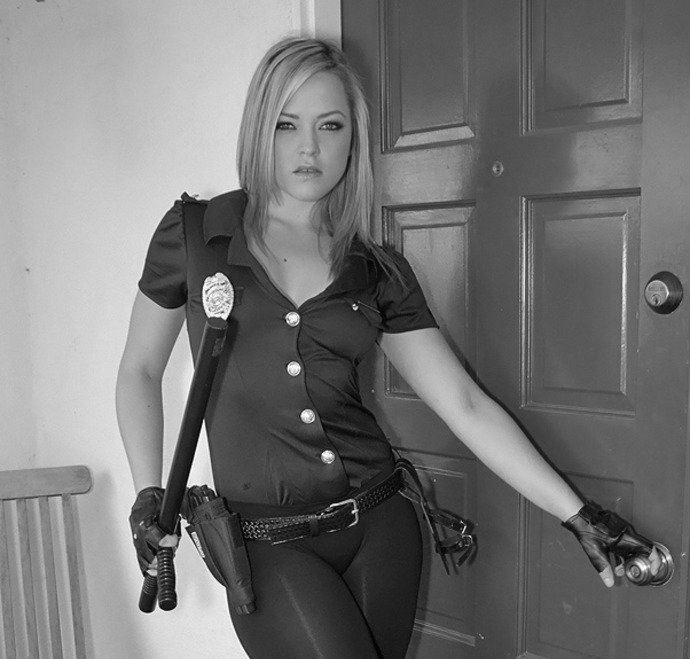
%> input picture lesson3/alexa_grayscale.png, 690 x 659 px
$ octave hw4.m   (GNU Octave 9; MATLAB toolbox functions it lacks are replaced by stand-ins)
%> lines starting %> are read from the running program, lines starting %| are printed output that depends on the picture; in (x1, y1, x2, y2) boxes, pixels count from 0 and x2, y2 are one past the last pixel; in counts of white or black regions, pixels touching at a corner belong together; the program's own positions count from 1
I = imread('..\lesson3\alexa_grayscale.png');
%> I is the input picture: size 659x690 uint8; min 0, max 255, mean 116.2
rotI = imrotate(I,33,'crop');
figure, imshow(I), title('original')
%% Выделение контуров методом Марра-Хилдрет
mar_hildret = edge(I, 'log');
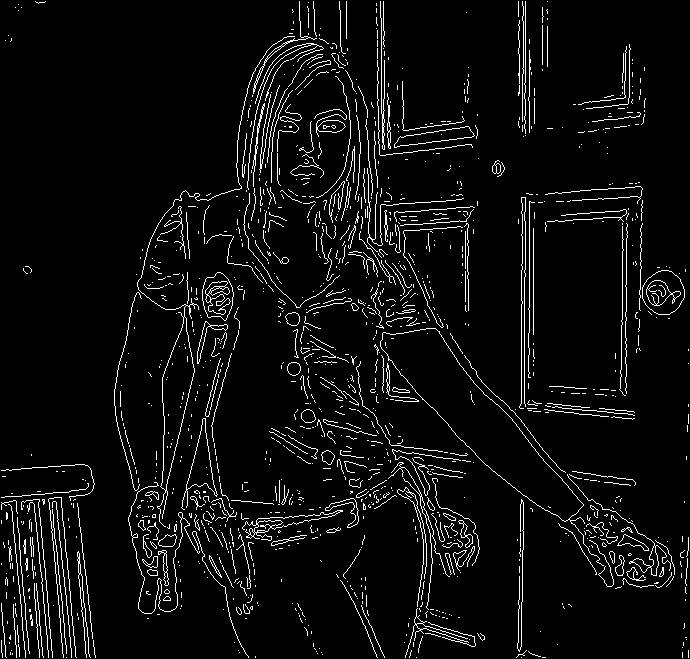
%> mar_hildret: size 659x690 logical; 5.3% white in thin lines or dots
figure, imshow(mar_hildret), title('Marr-Hildret')
% Вывод: Контуры выделяются, но рваные, зашумленные.
%% Выделение контуров методом Кэнни
canny = edge(I, 'canny');
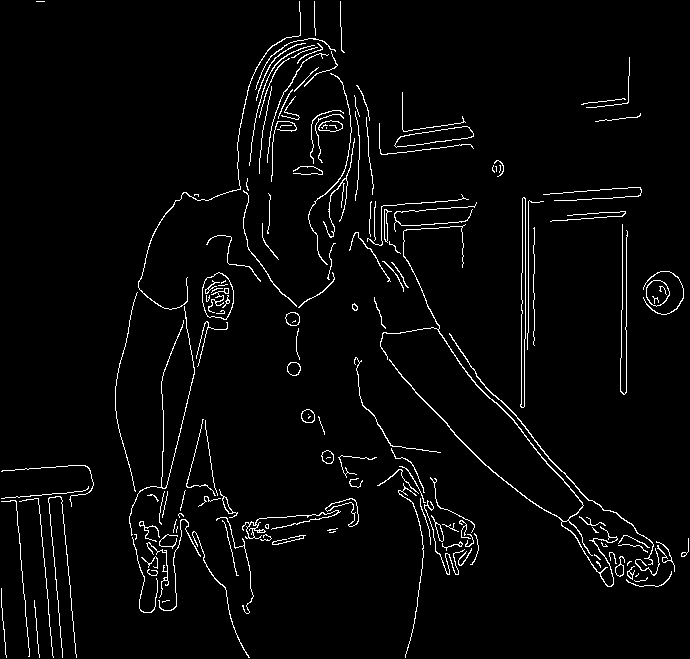
%> canny: size 659x690 logical; 3.2% white in thin lines or dots
figure, imshow(canny), title('Canny')
% Вывод: Отлично выделяет контуры на изображении, рваных контуров гораздо меньше
%% Преобразование Хафа
BW = edge(rotI,'canny');
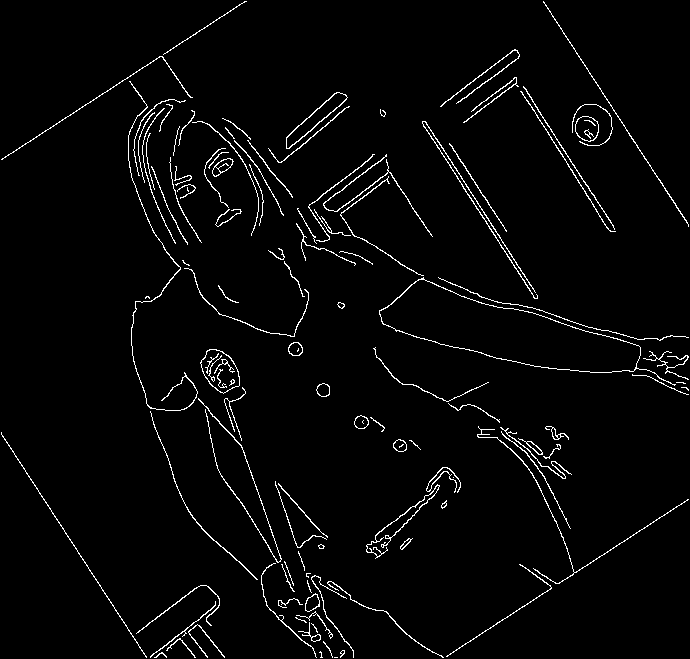
%> BW: size 659x690 logical; 2.9% white in thin lines or dots
[H,T,R] = hough(BW);
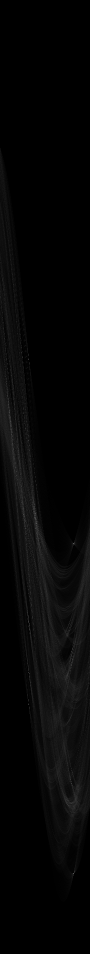
%> H: size 1907x180 double (shown at 1/2 size); min 0, max 287, mean 6.8; drawn with min black and max white
%> T = 180 values from -90 to 89; R = 1907 values from -953 to 953
imshow(H,[],'XData',T,'YData',R,...
            'InitialMagnification','fit');
xlabel('\theta'), ylabel('\rho');
axis on, axis normal, hold on;
P  = houghpeaks(H,5,'threshold',ceil(0.3*max(H(:))));
%> P = [1088 148; 1747 148; 1409 58; 719 58; 1244 58]
x = T(P(:,2)); y = R(P(:,1));
%> after `x = T(P(:,2))`: x = [57 57 -33 -33 -33]
%> after `y = R(P(:,1))`: y = [134 793 455 -235 290]
title('Hough transform peaks')
plot(x,y,'s','color','white');
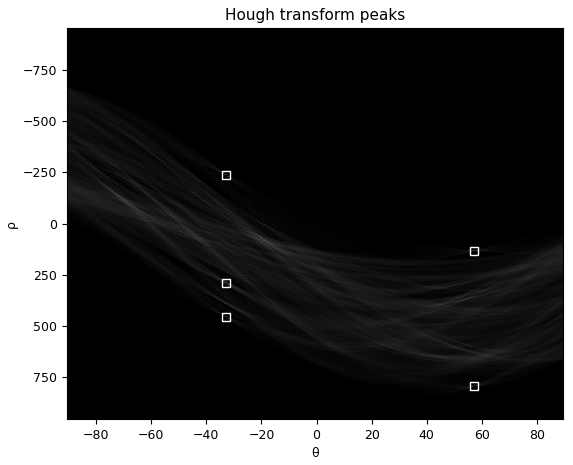
%> figure redrawn from the program's plot data
% Find lines and plot them
lines = houghlines(BW,T,R,P,'FillGap',5,'MinLength',7);
%> lines = 6 lines; point1 to point2 (x, y): (245, 2) to (3, 160), (2, 434) to (147, 658), (544, 2) to (689, 225), (425, 122) to (538, 296), (688, 500) to (560, 584), (551, 589) to (447, 657)
figure, imshow(rotI), hold on
max_len = 0;
for k = 1:length(lines)
   xy = [lines(k).point1; lines(k).point2];
   plot(xy(:,1),xy(:,2),'LineWidth',2,'Color','green');

   % Plot beginnings and ends of lines
   plot(xy(1,1),xy(1,2),'x','LineWidth',2,'Color','yellow');
   plot(xy(2,1),xy(2,2),'x','LineWidth',2,'Color','red');

   % Determine the endpoints of the longest line segment
   len = norm(lines(k).point1 - lines(k).point2);
   if ( len > max_len)
      max_len = len;
      xy_long = xy;
   end
end
%> this loop made 6 passes
%> (len, max_len, xy_long) on pass 1: (289, 289, [245 2; 3 160])
%> (xy, len) on passes 2 to 6: ([688 500; 560 584], 153.1), ([551 589; 447 657], 124.3), ([544 2; 689 225], 266), ([2 434; 147 658], 266.8), ([425 122; 538 296], 207.5)

% highlight the longest line segment
plot(xy_long(:,1),xy_long(:,2),'LineWidth',2,'Color','blue');
title('Lines from hough transform')
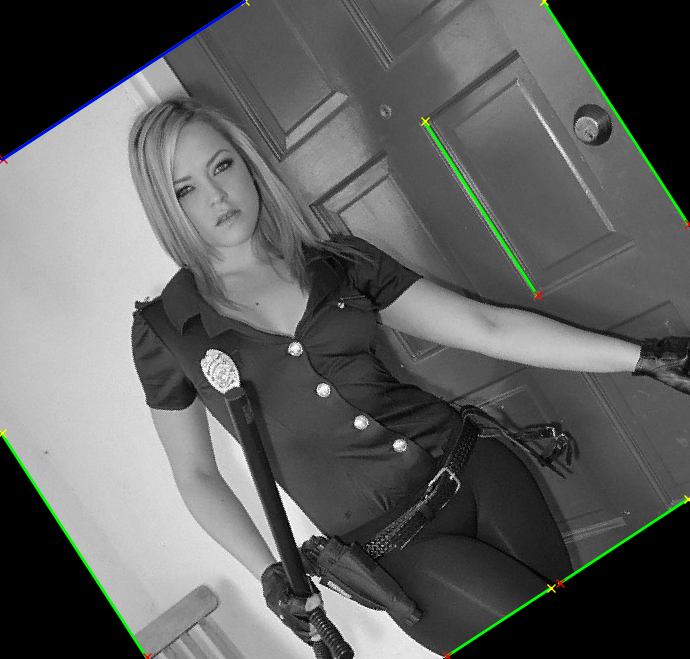
%> figure redrawn from the program's plot data; its title reads 'Lines from hough transform'
% Вывод: Красиво находит линии. Со стандартными параметрами находит только прямые
% линии. Но метод можно настроить и на поиск кривых.
%% Пороговая обработка
thresh = im2bw(I, mean(mean(I))/256);
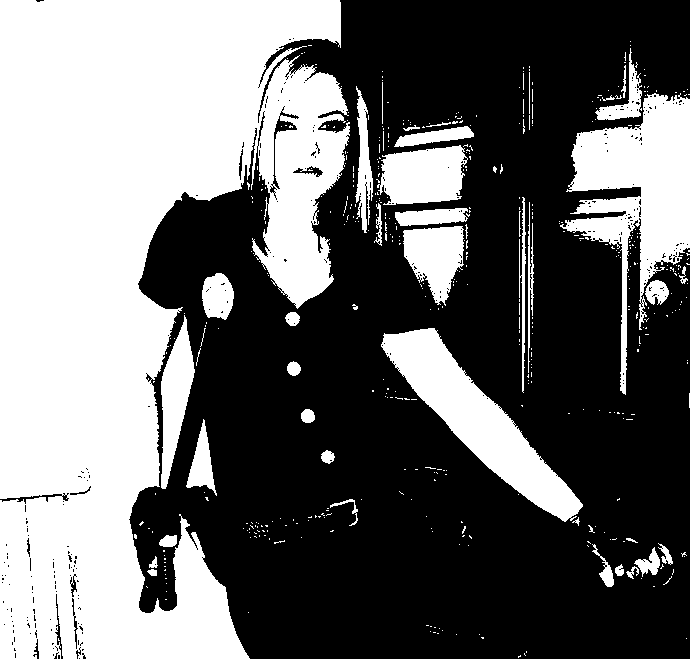
%> thresh: size 659x690 logical; 42.7% white; 482 white regions (437 under 20 px), largest, box (x1, y1, x2, y2) and area: (0, 0, 350, 659) 145583, (560, 93, 690, 395) 15412, (381, 328, 583, 522) 11376
figure, imshow(thresh), title('Global threshold filter')
